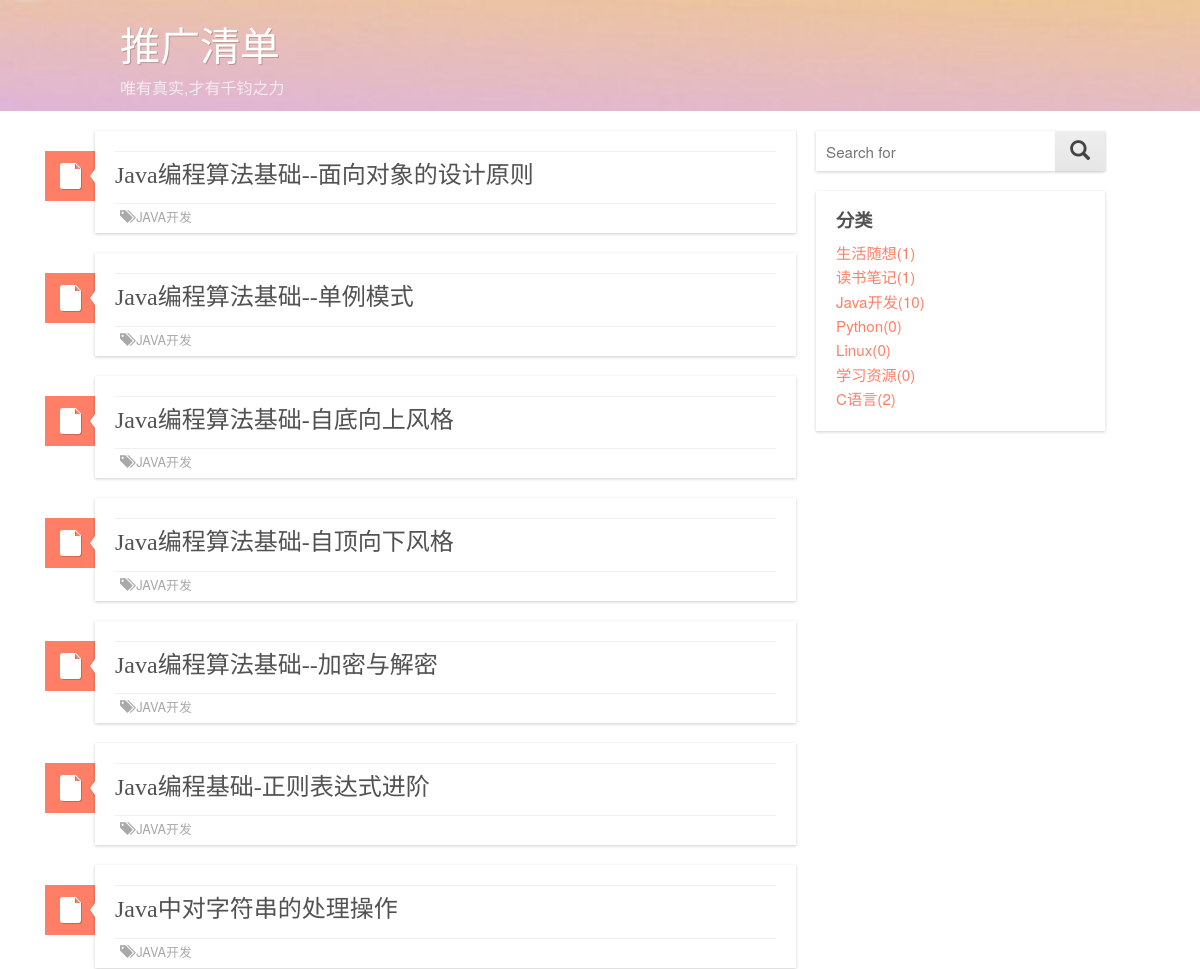
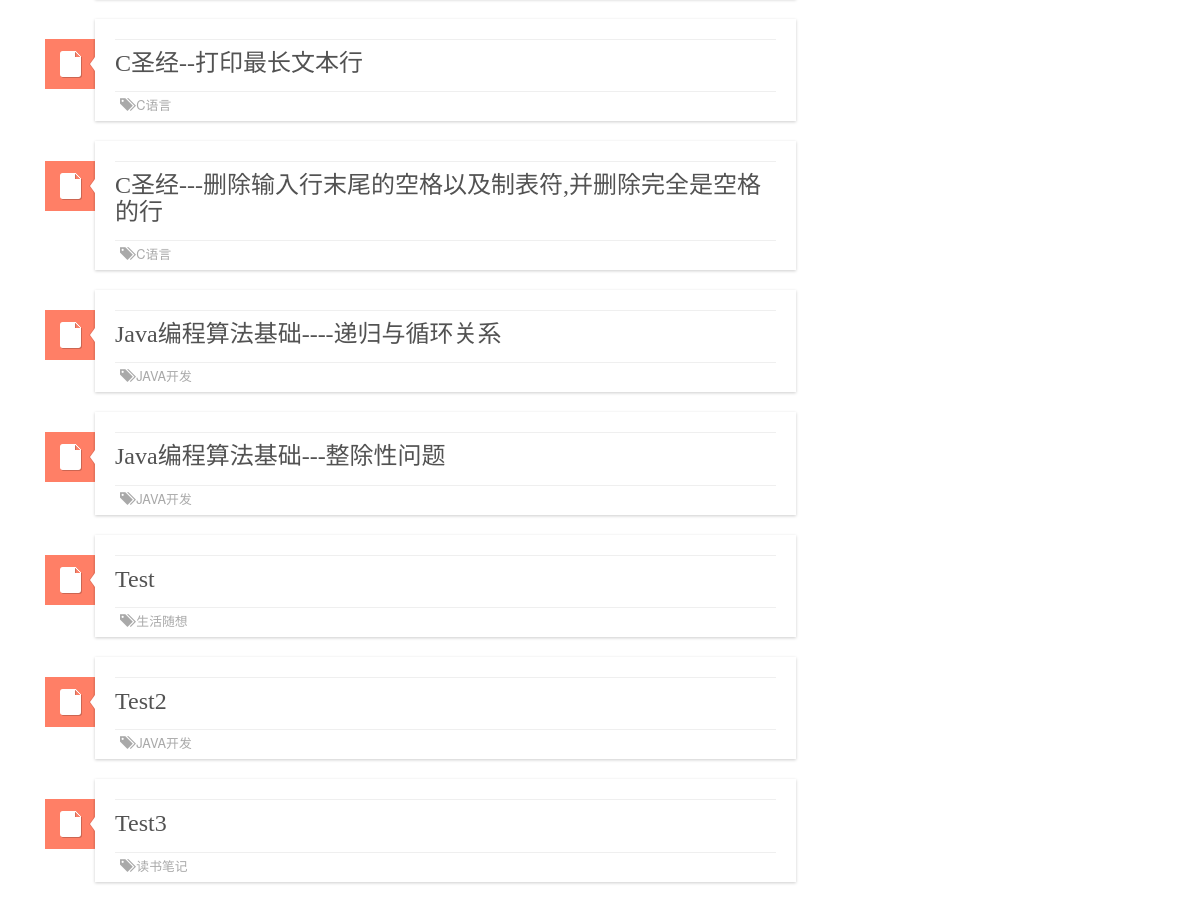
The page / on the database its author committed (2 pictures, top to bottom).
### article/models.py (models this page shows, shortened)
class Article(models.Model):  # 文章
	title = models.CharField(max_length=100)
	author = models.ForeignKey(Author)
	tags = models.ManyToManyField(Tag, blank=True)  # 标签
	classification = models.ForeignKey(Classification)  # 分类
	content = models.TextField(blank=True, null=True)
	publish_time = models.DateTimeField(auto_now_add=True)
	count = models.IntegerField(default=0)  # 文章点击数,但未实现统计文章点击数的功能
	objects = models.Manager()  # 默认的管理器
	date_list = ArticleManager()  # 自定义的管理器
	@models.permalink
	def get_absolute_url(self):
		return ('detail', (), {
			'id': self.id})
	class Meta:  # 按时间下降排序
		ordering = ['-publish_time']

class Classification(models.Model):
	name = models.CharField(max_length=25)
	objects = models.Manager()  # 默认的管理器
	class_list = ClassManager()  # 自定义的管理器
	def __unicode__(self):
		return self.name

### article/views.py (the view)
# urls.py: url(r'^$', 'article.views.home', name="home"),  # 主页
def home(request):
	is_home = True
	articles = Article.objects.all()
	if "s" in request.GET and request.GET['s']:
		articles = articles.filter(title__contains=request.GET['s'])
	classification = Classification.class_list.get_Class_list()  # 分类,以及对应的数目
	tagCloud = json.dumps(Tag.tag_list.get_Tag_list(), ensure_ascii=False)  # 标签,以及对应的文章数目
	date_list = Article.date_list.get_Article_onDate()  # 按月归档,以及对应的文章数目
	return render_to_response('blog/index.html', locals(), context_instance=RequestContext(request))

### article/models.py (called while the page is built)
	def get_Tag_list(self):  # 返回文章标签列表, 每个标签以及对应的文章数目
		tags = Tag.objects.all()  # 获取所有标签
		tag_list = []
		for i in range(len(tags)):
			tag_list.append([])
		for i in range(len(tags)):
			temp = Tag.objects.get(name=tags[i])  # 获取当前标签
			posts = temp.article_set.all()  # 获取当前标签下的所有文章
			tag_list[i].append(tags[i].name)
			tag_list[i].append(len(posts))
		return tag_list

	def __unicode__(self):
		return self.name

	def get_Class_list(self):  # 返回文章分类列表, 每个分类以及对应的文章数目
		classf = Classification.objects.all()  # 获取所有的分类
		class_list = []
		for i in range(len(classf)):
			class_list.append([])
		for i in range(len(classf)):
			temp = Classification.objects.get(name=classf[i])  # 获取当前分类
			posts = temp.article_set.all()  # 获取当前分类下的所有文章
			class_list[i].append(classf[i])
			class_list[i].append(len(posts))
		return class_list

	def get_Article_onDate(self):  # 实现文章的按月归档, 返回 月份以及对应的文章数  如: [[2015.5,5],[2015.4,5]] ,
		post_date = Article.objects.dates('publish_time', 'month')
		date_list = []
		for i in range(len(post_date)):
			date_list.append([])
		for i in range(len(post_date)):
			curyear = post_date[i].year
			curmonth = post_date[i].month
			tempArticle = Article.objects.filter(publish_time__year=curyear).filter(publish_time__month=curmonth)
			tempNum = len(tempArticle)
			date_list[i].append(post_date[i])
			date_list[i].append(tempNum)
		return date_list

### templates/blog/index.html (shortened to what this page needs)
{% extends "base.html" %}
{% block content %}
	<div id="content">
		{% if error %}
			<h2>暂无相关清单</h2>
		{% else %}
			{% for article in articles %}
				<div class="archive">
					<div id="archives">
						<header class="entry-header">
							<div class="entry-info">
							</div>
							<h1 class="entry-title">
								<a href="{{ article.get_absolute_url }}" rel="bookmark">
									{{ article.title }}</a></h1>
							<div class="post-format-indicator">
								<a class="entry-format" href="{{ article.get_absolute_url }}"></a>
							</div>
						</header>
						<footer class="entry-meta">
		<span class="entry-categories">
                        <span class="glyphicon glyphicon glyphicon-tags" aria-hidden="true"></span>
			<a href="{% url 'classfiDetail' classfi=article.classification %}"
			   rel="category">{{ article.classification }}</a>
		</span>
						</footer>
					</div>
				</div>
			{% endfor %}
		{% endif %}
	</div>
	<aside id="sidebar-primary" role="complementary">
		{% include "blog/_side.html" %}
	</aside>
{% endblock %}

### templates/base.html (shortened to what this page needs)
<!DOCTYPE html>
<html lang="en">
<head>
	<link href="{{ STATIC_URL }}lib/bootstrap/css/bootstrap.min.css" rel="stylesheet">
	<link href="{{ STATIC_URL }}lib/bootstrap/css/font-awesome.min.css" rel="stylesheet">
	<link href="{{ STATIC_URL }}css/style.css" rel="stylesheet">
	<link rel="stylesheet" type="text/css" href="{{ STATIC_URL }}lib/shCore.css">
	<link rel="stylesheet" type="text/css" href="{{ STATIC_URL }}lib/shThemeRDark.css">
	<link rel="stylesheet" type="text/css" href="{{ STATIC_URL }}lib/jqcloud.css">
	<link rel="stylesheet" type="text/css" href="{{ STATIC_URL }}lib/responsive-nav.css">
</head>
<body class="home blog layout-cs">
<div id="wrap">
	<header id="header" role="banner">
		<div class="container">
			<div id="logo">
				<h1 id="site-title">
					<a href="/" rel="home">推广清单</a>
				</h1>
				<span id="site-description">唯有真实,才有千钧之力</span>
			</div>
		</div>
	</header>
	<div id="main" class="container">
		<div id="content-sidebar-wrap">
				{% block content %}{% endblock %}
		</div>
	</div>
</div>
</body>
</html>

### templates/blog/_side.html (shortened to what this page needs)
<section id="search" class="widget widget_search">
	<form role="search" method="get" class="search-form" action="{% url 'home' %}">
		<input value="" name="s" class="s query" placeholder="Search for" type="text">
		<button type="submit" class="search-submit"><span style="font-size:20px" class="glyphicon glyphicon-search"
		                                                  aria-hidden="true"></span></button>
	</form>
</section>
{% if classification %}
<section id="categories" class="widget widget_categories">
	<h3 class="widget-title">分类</h3>
	<ul>
		{% if classification %}
			{% for x,y in classification %}
				<li><a href="{% url 'classfiDetail' classfi=x %}">{{ x }}({{ y }})</a></li>
			{% endfor %}
		{% endif %}
	</ul>
</section>
{% endif %}

### rows shown on the page
Article: title "Java编程算法基础--面向对象的设计原则", classification "JAVA开发"
Article: title "Java编程算法基础--单例模式", classification "JAVA开发"
Article: title "Java编程算法基础-自底向上风格", classification "JAVA开发"
Article: title "Java编程算法基础-自顶向下风格", classification "JAVA开发"
Article: title "Java编程算法基础--加密与解密", classification "JAVA开发"
Article: title "Java编程基础-正则表达式进阶", classification "JAVA开发"
Article: title "Java中对字符串的处理操作", classification "JAVA开发"
Article: title "C圣经--打印最长文本行", classification "C语言"
Article: title "C圣经---删除输入行末尾的空格以及制表符,并删除完全是空格的行", classification "C语言"
Article: title "Java编程算法基础----递归与循环关系", classification "JAVA开发"
Article: title "Java编程算法基础---整除性问题", classification "JAVA开发"
Article: title "Test", classification "生活随想"
Article: title "Test2", classification "JAVA开发"
Article: title "Test3", classification "读书笔记"
Classification: name "生活随想", id "1"
Classification: name "读书笔记", y "1"
Classification: name "Java开发", y "10"
Classification: name "Python", y "0"
Classification: name "Linux", y "0"
Classification: name "学习资源", y "0"
Classification: name "C语言", y "2"
